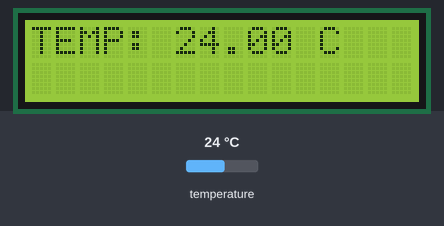
Bench run of a sketch on a simulated Arduino Uno, built with avr-gcc and run on an emulated ATmega328P. Parts: 16×2 character LCD. The inputs (shaded band) are chosen by the test bench; at power-on: temperature 24 °C.

Above: at 1.2 s.
1.3 s: temperature set to 12 °C
At 3.4 s:
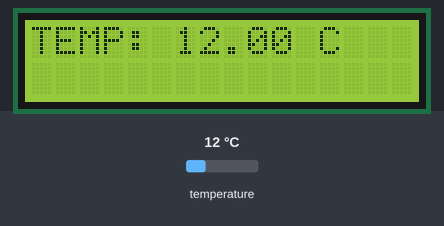
5.1 s: temperature set to 19 °C
At 6.9 s:
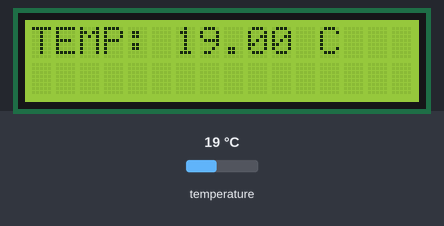
8.7 s: temperature set to 28 °C
At 10.1 s:
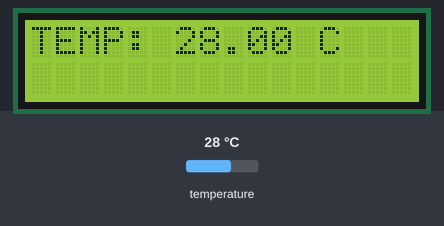
Timing chart, 0 to 11.7 s (numbered marks = the images above; inputs shaded):
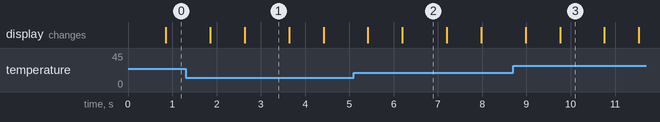

Measured:
- after the input at 1.3 s, the display: first differs from a run without the input after 1.3 s (image 1)
- after the input at 5.1 s, the display: first differs from a run without the input after 1.1 s (image 2)
- after the input at 8.7 s, the display: first differs from a run without the input after 1.1 s (image 3)
- what the display in image 1 shows lasts 1.0 s, from 2.6 s to 3.6 s

The sketch:

Ds18b20_LCD_Code.ino
```cpp
#include <OneWire.h>
#include <DallasTemperature.h>
#include <Wire.h>
#include <LiquidCrystal_I2C.h>
LiquidCrystal_I2C lcd(0x27, 16,2);
// Data wire is plugged into digital pin 2 on the Arduino
#define ONE_WIRE_BUS 2
// Setup a oneWire instance to communicate with any OneWire device
OneWire oneWire(ONE_WIRE_BUS);
// Pass oneWire reference to DallasTemperature library
DallasTemperature sensors(&oneWire);
void setup(void)
{

  Serial.begin(9600);
  sensors.begin();
  lcd.begin();
  lcd.backlight();
}
void loop(void)
{
  sensors.requestTemperatures();
  lcd.setCursor(0,0);
  lcd.print("TEMP: ");
  lcd.print(sensors.getTempCByIndex(0));

  lcd.print(" C");
  delay(1000);
  lcd.clear();
}
```
